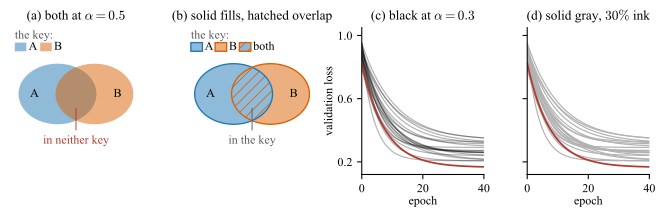

Here is the Python script that generated this plot:
# --- Match LaTeX document: Times New Roman, 10pt, textwidth=7in ---
# The two ways transparency is misused, each with the fix beside it. (a) is what happens
# when two categorical colors are given alpha and allowed to overlap: the intersection is a
# third color that appears in neither key, and which of the two mixtures it is depends on the
# draw order. (b) is the same two regions with no alpha anywhere: both classes filled solid,
# and the area they share carrying one fill under the other class color as a hatch, so every
# color on the page is a color in the key, the shared area is still visible, and the draw
# order cannot change anything.
# (c) and (d) are the same twenty context series behind one highlighted one,
# once at low alpha, where every crossing darkens and reads as structure, and once in a solid
# light gray, where the context is uniform and the crossings say nothing.
#
# Every number the caption quotes is printed at the end.
import numpy as np
import matplotlib.pyplot as plt
from matplotlib.patches import Ellipse, Rectangle
from matplotlib.colors import to_rgb, to_hex

plt.rcParams.update({
    'font.family': 'serif',
    'font.serif': ['Times New Roman'],
    'font.size': 10,
    'axes.titlesize': 10,
    'axes.labelsize': 9,
    'xtick.labelsize': 9,
    'ytick.labelsize': 9,
    'mathtext.fontset': 'cm',
    'hatch.linewidth': 0.6,                # fine enough to stay a texture at 10 pt text size
})

PT = 9
C_NOTE = '#B03A2E'
C_A = '#1F77B4'
C_B = '#D95F02'
A_REGION = 0.5                             # the opacity the two regions in (a) are given
# Panels (c) and (d) are matched on purpose: black at A_CONTEXT, which is the idiom the
# libraries invite, composites over white to exactly C_GRAY, the solid gray of (d). One
# context line is therefore identical in the two panels and every difference is a crossing.
# C_GRAY lands at 30% ink, inside the 20 to 40% band the one-strong-color section asks for.
#
# (b) uses no alpha at all: the fill is the solid color that (a) only reaches by compositing,
# so the two panels put the same blue on the page and only (b) can name it in a key. The
# shared area is B hatched and clipped to A, which is a third key entry rather than a third
# color, and unlike a mixture it does not depend on which region was drawn first.
HATCH = '///'
A_CONTEXT = 0.30
C_CTX = 'black'


def ink(alpha, n):
    """Ink accumulated by n marks of opacity alpha stacked at one spot."""
    return 1.0 - (1.0 - alpha) ** n


def over(top, bottom, alpha):
    """The color of a mark of opacity alpha composited over a background."""
    t, b = np.array(to_rgb(top)), np.array(to_rgb(bottom))
    return alpha * t + (1.0 - alpha) * b


C_GRAY = to_hex(over(C_CTX, 'white', A_CONTEXT))
# the tints (a) reaches by compositing, used as plain solid colors in (b)
C_A_SOLID = to_hex(over(C_A, 'white', A_REGION))
C_B_SOLID = to_hex(over(C_B, 'white', A_REGION))


fig = plt.figure(figsize=(6.8, 2.25))
gs = fig.add_gridspec(1, 4, width_ratios=[1.0, 1.0, 0.92, 0.92], wspace=0.34,
                      left=0.015, right=0.995, top=0.87, bottom=0.19)


def regions(ax, title):
    """The two class regions and the key above them, shared by (a) and (b)."""
    ax.text(-0.72, 0.0, 'A', ha='center', va='center', fontsize=PT)
    ax.text(0.72, 0.0, 'B', ha='center', va='center', fontsize=PT)
    ax.text(-1.06, 0.96, 'the key:', fontsize=PT, color='0.35')
    ax.set_xlim(-1.15, 1.15)
    ax.set_ylim(-1.05, 1.15)
    ax.set_aspect('equal')
    ax.set_anchor('N')        # an equal-aspect box shrinks: pin it so the titles line up
    ax.axis('off')
    ax.set_title(title)


def key_box(ax, k, name, step=0.44, **kw):
    """One legend swatch and its label, drawn the way a legend draws them: over nothing."""
    ax.add_patch(Rectangle((-1.06 + step * k, 0.74), 0.20, 0.15, **kw))
    ax.text(-0.82 + step * k, 0.815, name, ha='left', va='center', fontsize=PT)


# --- (a) two keys, three colors ---------------------------------------------------
ax = fig.add_subplot(gs[0, 0])
ax.add_patch(Ellipse((-0.32, 0.0), 1.35, 1.05, facecolor=C_A, alpha=A_REGION,
                     edgecolor='none'))
ax.add_patch(Ellipse((0.32, 0.0), 1.35, 1.05, facecolor=C_B, alpha=A_REGION,
                     edgecolor='none'))
for k, (c, name) in enumerate(((C_A, 'A'), (C_B, 'B'))):
    key_box(ax, k, name, facecolor=c, alpha=A_REGION, edgecolor='none')
ax.annotate('in neither key', xy=(0.0, -0.20), xytext=(0.0, -0.86), ha='center',
            fontsize=PT, color=C_NOTE,
            arrowprops=dict(arrowstyle='-', lw=0.7, color=C_NOTE, shrinkA=2, shrinkB=2))
regions(ax, rf'(a) both at $\alpha = {A_REGION:g}$')

# --- (b) the same two regions, no alpha anywhere ----------------------------------
# Both classes filled solid at full opacity, and the area they share is B hatched and clipped
# to A. Nothing is composited, so every color on the page is a color in the key, the shared
# area is still visible, and it is a key entry rather than a mixture the draw order decides.
ax = fig.add_subplot(gs[0, 1])
ax.add_patch(Ellipse((0.32, 0.0), 1.35, 1.05, facecolor=C_B_SOLID, edgecolor='none'))
a_ell = Ellipse((-0.32, 0.0), 1.35, 1.05, facecolor=C_A_SOLID, edgecolor='none')
ax.add_patch(a_ell)
shared = Ellipse((0.32, 0.0), 1.35, 1.05, facecolor='none', edgecolor=C_B, hatch=HATCH, lw=0)
ax.add_patch(shared)
shared.set_clip_path(a_ell)          # the hatch stops exactly at A's boundary
# Each region outlined in its own key color at full strength. The two arcs that bound the
# shared area belong one to each region, so this is also what gives the overlap an edge.
for xc, edge in ((-0.32, C_A), (0.32, C_B)):
    ax.add_patch(Ellipse((xc, 0.0), 1.35, 1.05, facecolor='none', edgecolor=edge, lw=1.0))
key_box(ax, 0, 'A', step=0.42, facecolor=C_A_SOLID, edgecolor=C_A, lw=1.0)
key_box(ax, 1, 'B', step=0.42, facecolor=C_B_SOLID, edgecolor=C_B, lw=1.0)
key_box(ax, 2, 'both', step=0.42, facecolor=C_A_SOLID, edgecolor=C_B, hatch=HATCH, lw=1.0)
ax.annotate('in the key', xy=(0.0, -0.20), xytext=(0.0, -0.86), ha='center',
            fontsize=PT, color='0.35',
            arrowprops=dict(arrowstyle='-', lw=0.7, color='0.35', shrinkA=2, shrinkB=2))
regions(ax, '(b) solid fills, hatched overlap')

# --- (c) and (d) the same context, de-emphasized two ways -------------------------
# Twenty runs of one training job, converging as runs do, with one of them the subject.
# The convergence is where the lines bunch, and it is the region alpha turns into a bar.
rng = np.random.default_rng(5)
YLIM_C = (0.12, 1.05)
ep = np.linspace(0, 40, 400)
N_CTX = 20
CTX = np.array([p + a * np.exp(-ep / tau)
                for p, a, tau in zip(rng.uniform(0.20, 0.34, N_CTX),
                                     rng.uniform(0.55, 0.70, N_CTX),
                                     rng.uniform(4.0, 11.0, N_CTX))])
HL = 0.165 + 0.66 * np.exp(-ep / 7.5)

for k, (col, alpha, title) in enumerate(
        ((C_CTX, A_CONTEXT, rf'(c) black at $\alpha = {A_CONTEXT:g}$'),
         (C_GRAY, 1.0, r'(d) solid gray, $30\%$ ink'))):
    ax = fig.add_subplot(gs[0, 2 + k])
    for row in CTX:
        ax.plot(ep, row, '-', lw=0.9, color=col, alpha=alpha)
    ax.plot(ep, HL, '-', lw=1.3, color=C_NOTE)
    ax.set_xlim(0, 40)
    ax.set_ylim(*YLIM_C)
    ax.set_yticks([0.2, 0.6, 1.0])
    ax.set_xticks([0, 20, 40])
    if k == 1:
        ax.set_yticklabels([])
    else:
        ax.set_ylabel('validation loss', labelpad=2)
    ax.set_xlabel('epoch', labelpad=1)
    ax.set_title(title)
    for side in ('top', 'right'):
        ax.spines[side].set_visible(False)

# how many context lines meet at the worst crossing, at the width they are drawn
fig.canvas.draw()
bb = fig.axes[-1].get_window_extent().transformed(fig.dpi_scale_trans.inverted())
band = 0.9 * (YLIM_C[1] - YLIM_C[0]) / (bb.height * 72.0)   # one line width, in data units
k_max = int(max(np.max(np.histogram(col_y, bins=np.arange(*YLIM_C, band))[0])
                for col_y in CTX.T))

basename = 'plot_alpha_misuse'
plt.savefig(f'{basename}.pdf', bbox_inches='tight')
plt.savefig(f'{basename}.svg', bbox_inches='tight')
plt.savefig(f'{basename}.jpeg', dpi=300, bbox_inches='tight')
print(f'Saved {basename}.pdf, {basename}.svg, {basename}.jpeg')

mix_ab = over(C_B, over(C_A, 'white', A_REGION), A_REGION)   # B drawn over A
mix_ba = over(C_A, over(C_B, 'white', A_REGION), A_REGION)   # A drawn over B
print(f'(a) key colors {C_A} and {C_B}; over white at alpha {A_REGION:g} they render as '
      f'{to_hex(over(C_A, "white", A_REGION))} and {to_hex(over(C_B, "white", A_REGION))}')
print(f'(a) the intersection is {to_hex(mix_ab)} with B on top and {to_hex(mix_ba)} '
      f'with A on top, neither of them in the key')
print(f'(b) the same regions with no alpha: A solid {C_A_SOLID} outlined {C_A}, B solid '
      f'{C_B_SOLID} outlined {C_B}, the shared area {C_A_SOLID} under a {C_B} "{HATCH}" hatch '
      f'clipped to A and bounded by one arc of each outline, so the key names all three')
print(f'(c) context {C_CTX} at alpha {A_CONTEXT:g} renders as {C_GRAY}, which is the '
      f'solid gray of (d), so one line is identical in the two panels')
print(f'(c) at most {k_max} context lines meet within one line width, so the worst '
      f'crossing carries {ink(A_CONTEXT, k_max):.2f} of full ink against '
      f'{A_CONTEXT:.2f} for a lone line, a factor of '
      f'{ink(A_CONTEXT, k_max) / A_CONTEXT:.1f}')
for j in (2, 3):
    print(f'(c) {j} lines crossing render as '
          f'{to_hex(1 - ink(A_CONTEXT, j) * (1 - np.array(to_rgb(C_CTX))))} '
          f'against {C_GRAY} for one')
